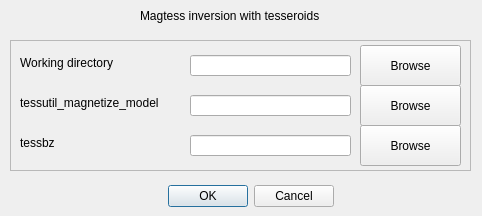
<?xml version="1.0" encoding="UTF-8"?>
<ui version="4.0">
 <class>Dialog</class>
 <widget class="QDialog" name="Dialog">
  <property name="geometry">
   <rect>
    <x>0</x>
    <y>0</y>
    <width>482</width>
    <height>216</height>
   </rect>
  </property>
  <property name="windowTitle">
   <string>Dialog</string>
  </property>
  <widget class="QFrame" name="frame">
   <property name="geometry">
    <rect>
     <x>10</x>
     <y>40</y>
     <width>461</width>
     <height>131</height>
    </rect>
   </property>
   <property name="frameShape">
    <enum>QFrame::StyledPanel</enum>
   </property>
   <property name="frameShadow">
    <enum>QFrame::Raised</enum>
   </property>
   <widget class="QLabel" name="gmi_path_label">
    <property name="geometry">
     <rect>
      <x>10</x>
      <y>15</y>
      <width>161</width>
      <height>16</height>
     </rect>
    </property>
    <property name="text">
     <string>Working directory</string>
    </property>
   </widget>
   <widget class="QLineEdit" name="gmi_path">
    <property name="geometry">
     <rect>
      <x>180</x>
      <y>15</y>
      <width>161</width>
      <height>21</height>
     </rect>
    </property>
   </widget>
   <widget class="QLabel" name="gmi_tessutil_filename_label">
    <property name="geometry">
     <rect>
      <x>10</x>
      <y>55</y>
      <width>161</width>
      <height>16</height>
     </rect>
    </property>
    <property name="text">
     <string>tessutil_magnetize_model</string>
    </property>
    <property name="textFormat">
     <enum>Qt::AutoText</enum>
    </property>
   </widget>
   <widget class="QLabel" name="gmi_tessbz_filename_label">
    <property name="geometry">
     <rect>
      <x>10</x>
      <y>95</y>
      <width>161</width>
      <height>16</height>
     </rect>
    </property>
    <property name="text">
     <string>tessbz</string>
    </property>
   </widget>
   <widget class="QLineEdit" name="gmi_tessutil_filename">
    <property name="geometry">
     <rect>
      <x>180</x>
      <y>55</y>
      <width>161</width>
      <height>21</height>
     </rect>
    </property>
   </widget>
   <widget class="QLineEdit" name="gmi_tessbz_filename">
    <property name="geometry">
     <rect>
      <x>180</x>
      <y>95</y>
      <width>161</width>
      <height>21</height>
     </rect>
    </property>
   </widget>
   <widget class="QPushButton" name="tessutil_browse">
    <property name="geometry">
     <rect>
      <x>350</x>
      <y>45</y>
      <width>101</width>
      <height>41</height>
     </rect>
    </property>
    <property name="text">
     <string>Browse</string>
    </property>
    <property name="icon">
     <iconset>
      <normaloff>icons/icons8-gear-48.png</normaloff>icons/icons8-gear-48.png</iconset>
    </property>
    <property name="iconSize">
     <size>
      <width>22</width>
      <height>22</height>
     </size>
    </property>
   </widget>
   <widget class="QPushButton" name="path_browse">
    <property name="geometry">
     <rect>
      <x>350</x>
      <y>5</y>
      <width>101</width>
      <height>41</height>
     </rect>
    </property>
    <property name="text">
     <string>Browse</string>
    </property>
    <property name="icon">
     <iconset>
      <normaloff>icons/icons8-folder-40.png</normaloff>icons/icons8-folder-40.png</iconset>
    </property>
    <property name="iconSize">
     <size>
      <width>22</width>
      <height>22</height>
     </size>
    </property>
   </widget>
   <widget class="QPushButton" name="tessbz_browse">
    <property name="geometry">
     <rect>
      <x>350</x>
      <y>85</y>
      <width>101</width>
      <height>41</height>
     </rect>
    </property>
    <property name="text">
     <string>Browse</string>
    </property>
    <property name="icon">
     <iconset>
      <normaloff>icons/icons8-gear-48.png</normaloff>icons/icons8-gear-48.png</iconset>
    </property>
    <property name="iconSize">
     <size>
      <width>22</width>
      <height>22</height>
     </size>
    </property>
   </widget>
  </widget>
  <widget class="QLabel" name="mainlabel">
   <property name="geometry">
    <rect>
     <x>140</x>
     <y>8</y>
     <width>211</width>
     <height>16</height>
    </rect>
   </property>
   <property name="text">
    <string>Magtess inversion with tesseroids</string>
   </property>
  </widget>
  <widget class="QDialogButtonBox" name="buttonBox">
   <property name="geometry">
    <rect>
     <x>160</x>
     <y>180</y>
     <width>174</width>
     <height>32</height>
    </rect>
   </property>
   <property name="standardButtons">
    <set>QDialogButtonBox::Cancel|QDialogButtonBox::Ok</set>
   </property>
  </widget>
 </widget>
 <resources/>
 <connections/>
</ui>
